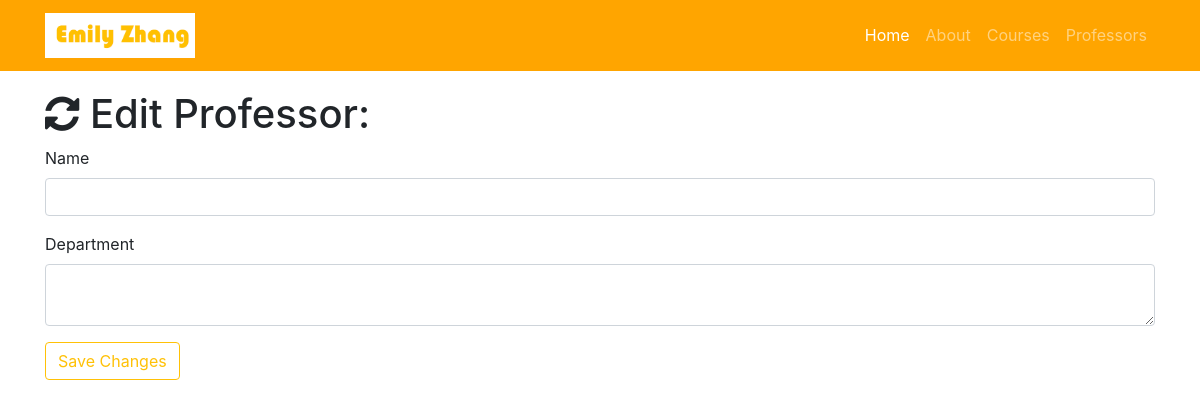
Before: /professor/edit/3 with the older database file.
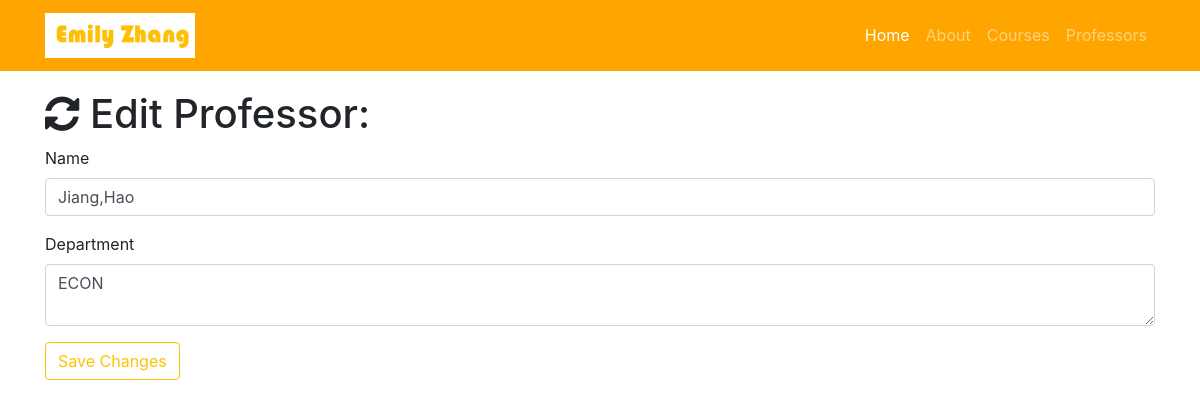
After: the same page with the newer database file.
### resume.py (models this page shows)
class Professor(db.Model):
    __tablename__ = 'professors'
    id = db.Column(db.Integer, primary_key=True)
    name = db.Column(db.String(64))
    department = db.Column(db.String(64))
    courses = db.relationship('Course', backref='professor', cascade="delete")

### resume.py (the view)
@app.route('/professor/edit/<int:id>', methods=['GET', 'POST'])
def edit_professor(id):
    professor = Professor.query.filter_by(id=id).first()
    if request.method == 'GET':
        return render_template('professor-edit.html', professor=professor)
    if request.method == 'POST':
        professor.name = request.form['name']
        professor.department = request.form['department']
        db.session.commit()
        return redirect(url_for('professors'))

### templates/professor-edit.html (shortened to what this page needs)
{% extends "resume-base.html"%}
{% block page_content%}
  <div class="container">
    <h1><i class="fa fa-refresh" aria-hidden="true"></i> Edit Professor:</h1>
    <form action="/professor/edit/{{professor.id}}" method="post">
      <div class="form-group">
        <label>Name</label>
        <input class="form-control" type="text" name="name" value="{{professor.name}}" required="true">
      </div>
      <div class="form-group">
        <label>Department</label>
        <textarea class="form-control" name="department" required="true">{{professor.department}}</textarea>
      </div>
      <button type="submit" class="btn btn-outline-warning">Save Changes</button>
    </form>
  </div>
{% endblock%}

Changed rows visible on the page:
added Professor: name "Jiang,Hao", department "ECON"
